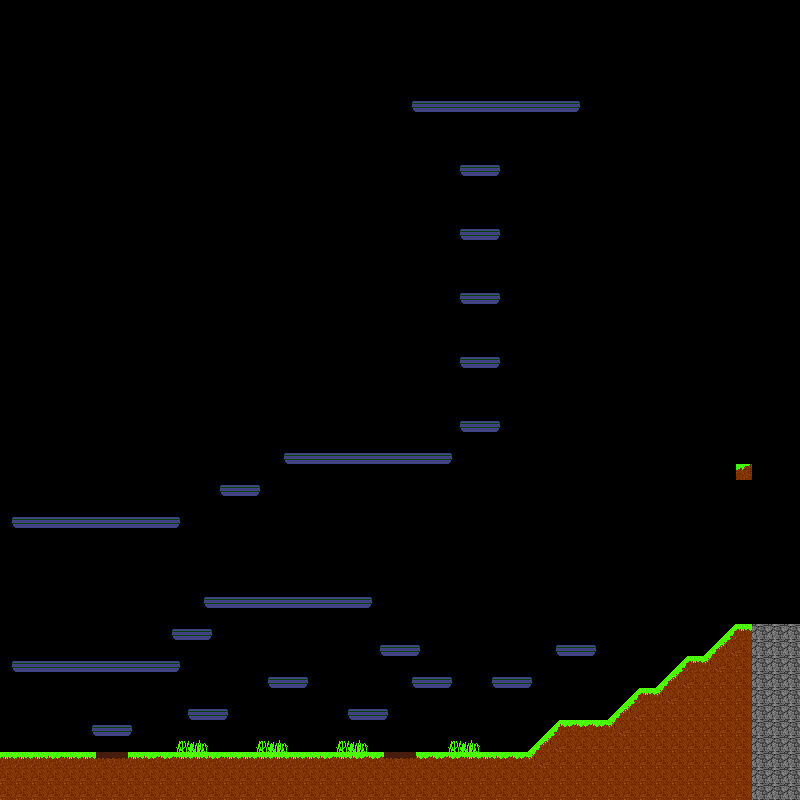

Rendered tile map (Tiled .tmx) drawn with the repository's tilesets; below, a short description and the map source with its tile grids summarised:
An orthogonal 50x50 tile map with 16x16 px tiles, 2 tile layers (Tile Layer 1, Tile Layer 2).

<map version="1.0" orientation="orthogonal" width="50" height="50" tilewidth="16" tileheight="16">
 <tileset firstgid="1" name="test" tilewidth="16" tileheight="16">
  <image source="test.png" width="128" height="128" />
 </tileset>
 <layer name="Tile Layer 1" width="50" height="50">
  <data>[2500 cells, 238 non-empty, 10 distinct tile ids]</data>
 </layer>
 <layer name="Tile Layer 2" width="50" height="50">
  <data>[2500 cells, 129 non-empty, 7 distinct tile ids]</data>
 </layer>
</map>